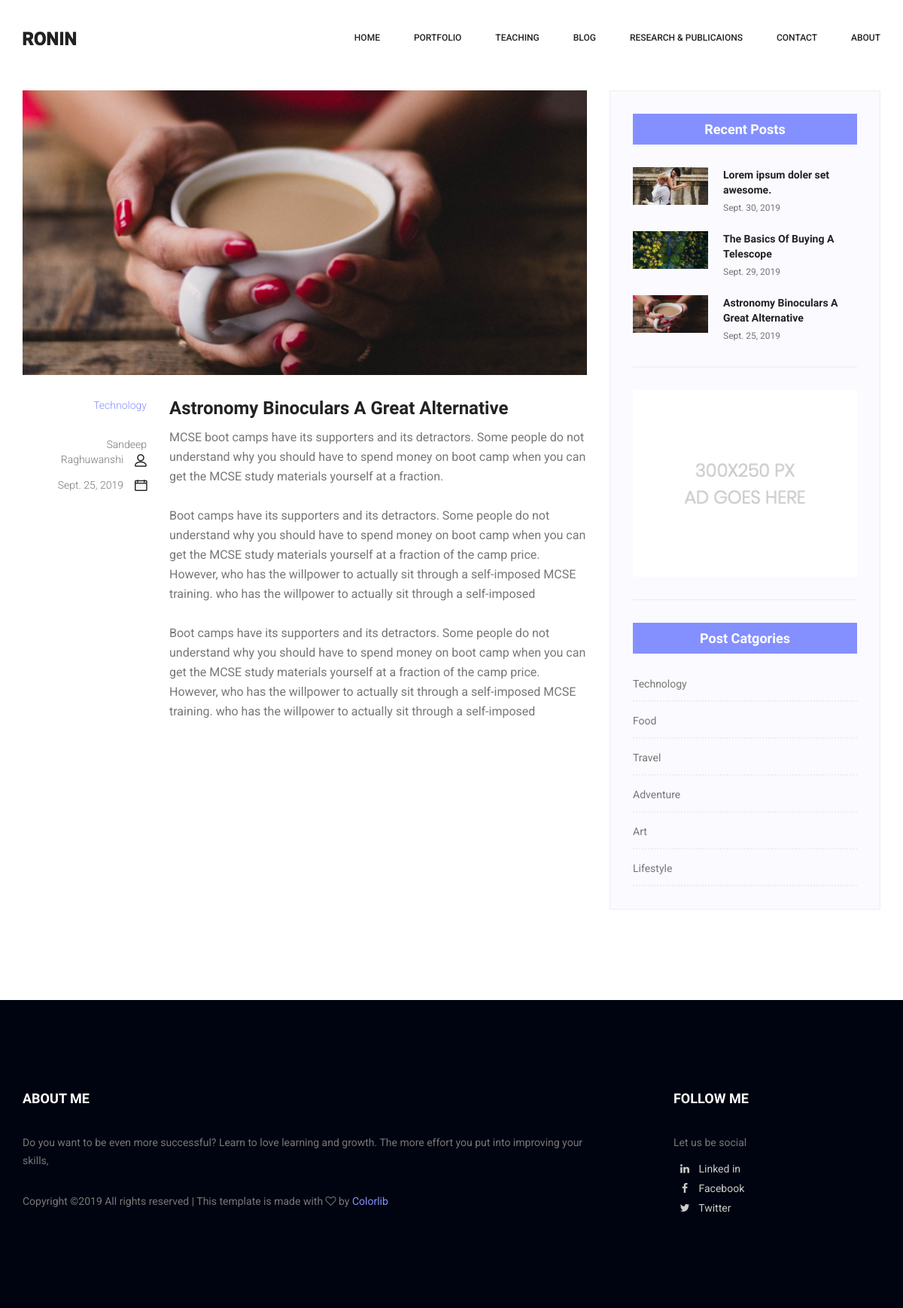
The app's page /blogs/blog-details/1/ with its own data.
### blog/models.py (models this page shows, shortened)
class Blog(models.Model):
    title = models.CharField(max_length=256)
    picture = models.ImageField(upload_to='blog_pictures', default='default.jpg')
    category = models.ForeignKey(Categories, default='None', on_delete=models.CASCADE)
    content = models.TextField()
    author = models.CharField(max_length=50)
    date = models.DateField()
    draft = models.BooleanField(default=0)

class Categories(models.Model):
    category = models.CharField(max_length = 50)
    def __str__(self):
        return self.category

### blog/views.py (the view)
# urls.py: path('blogs/blog-details/<pk>/', BlogDetail, name='blog_detail'),
def BlogDetail(request, pk):
        blog = get_object_or_404(Blog, id=pk, draft=False)
        blog_content = blog.content.splitlines()
        blog_list = Blog.objects.filter().order_by("-id")[:4]
        category_list = Categories.objects.all()
        context = {
            'blog':blog,
            'blog_content': blog_content,
            'blogs': blog_list,
            'categories': category_list
        }
        return render(request, 'blog_details.html', context)

### templates/blog_details.html (shortened to what this page needs)
{% extends "base.html" %}{% load static %}
{% block body_block %}
        <section class="blog_area single-post-area p_120">
            <div class="container">
                <div class="row">
                    <div class="col-lg-8 posts-list">
                        <div class="single-post row">
                            <div class="col-lg-12">
                                <div class="feature-img">
                                    <img class="img-fluid" width='100%' src="{{ blog.picture.url }}" alt="">
                                </div>
                            </div>
                            <div class="col-lg-3  col-md-3">
                                <div class="blog_info text-right">
                                    <ul class="blog_meta list">
                                        <li>
                                            <div class="post_tag">
                                                <a class="active" href="#">{{blog.category}}</a>
                                            </div>
                                        </li>
                                        <li><a href="#">{{ blog.author }}<i class="lnr lnr-user"></i></a></li>
                                        <li><a href="#">{{ blog.date }}<i class="lnr lnr-calendar-full"></i></a></li>
                                    </ul>
                                </div>
                            </div>
                            <div class="col-lg-9 col-md-9 blog_details">
                                <h2>{{ blog.title }}</h2>
                                    {% for para in blog_content %}
                                        {{ para }}<br>
                                    {% endfor %}
                            </div>
                        </div>
                    </div>
                    <div class="col-lg-4">
                        <div class="blog_right_sidebar">
                            <aside class="single_sidebar_widget popular_post_widget">
                                <h3 class="widget_title">Recent Posts</h3>
                                {% for blog in blogs %}
                                <div class="media post_item">
                                    <img src="{{ blog.picture.url }}" width=100px alt="post">
                                    <div class="media-body">
                                        <a href="/{{blog.id}}"><h3>{{ blog.title }}</h3></a>
                                        <p>{{ blog.date }}</p>
                                    </div>
                                </div>
                                {% endfor %}
                                <div class="br"></div>
                            </aside>
                            <aside class="single_sidebar_widget ads_widget">
                                <a href="#"><img class="img-fluid" src="{% static 'img/blog/add.jpg' %}" alt=""></a>
                                <div class="br"></div>
                            </aside>
                            <aside class="single_sidebar_widget post_category_widget">
                                <h4 class="widget_title">Post Catgories</h4>
                                <ul class="list cat-list">
                                    {% for category in categories %}
                                        <li>
                                            <a href="{% url 'blog:blogs'%}{{ category.id }}" class="d-flex justify-content-between">
                                                <p>{{ category.category }}</p>
                                            </a>
                                        </li>
                                    {% endfor %}
                                </ul>
                            </aside>
                        </div>
                    </div>
                </div>
            </div>
        </section>
{% endblock body_block %}

### records on screen
Blog: picture (picture), category "Technology", author "Sandeep Raghuwanshi", date "Sept. 25, 2019", title "Astronomy Binoculars A Great Alternative"
Blog: picture (picture), title "Lorem ipsum doler set awesome.", date "Sept. 30, 2019"
Blog: picture (picture), title "The Basics Of Buying A Telescope", date "Sept. 29, 2019"
Categories: category "Technology"
Categories: category "Food"
Categories: category "Travel"
Categories: category "Adventure"
Categories: category "Art"
Categories: category "Lifestyle"

### other values on screen
{{ para }} "MCSE boot camps have its supporters and its detractors. Some people do not understand why you should have to spend money on boot camp when you can get the MCSE study materials yourself at a fraction."
